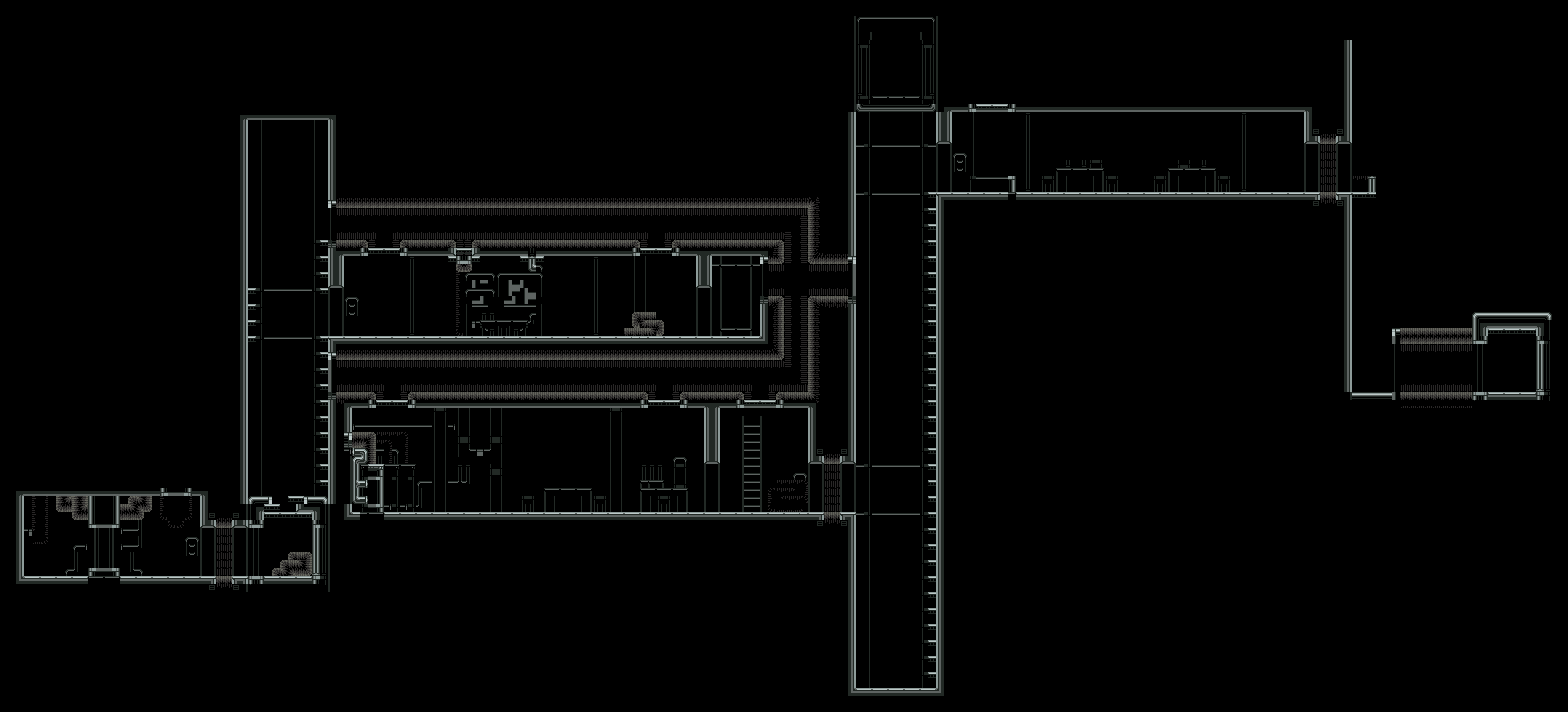

This is a level from a 2D game, rendered from its Tiled map with the project's own tilesets. A one-line summary and the map file follow, with tile-layer data summarised:
An orthogonal 196x89 tile map with 8x8 px tiles, 3 tile layers (Background, BlockCollide, Platforms) and 20 objects (9x doorSpawn, 8x enemySpawn, playerSpawn, corpseSpawn, levelEnd).

<map version="1.10" tiledversion="1.10.2" orientation="orthogonal" renderorder="right-down" width="196" height="89" tilewidth="8" tileheight="8" infinite="0" nextlayerid="7" nextobjectid="52">
 <editorsettings>
  <export target="firstLevel.json" format="json" />
 </editorsettings>
 <tileset firstgid="1" name="thirteenTile" tilewidth="8" tileheight="8" tilecount="4096" columns="64">
  <image source="thirteenTile.png" width="512" height="512" />
  <tile id="0">
   <properties>
    <property name="collides" type="bool" value="true" />
   </properties>
  </tile>
  <tile id="1">
   <properties>
    <property name="collides" type="bool" value="true" />
   </properties>
  </tile>
  <tile id="2">
   <properties>
    <property name="collides" type="bool" value="true" />
   </properties>
  </tile>
  <tile id="3">
   <properties>
    <property name="collides" type="bool" value="true" />
   </properties>
  </tile>
  <tile id="4">
   <properties>
    <property name="collides" type="bool" value="true" />
   </properties>
  </tile>
  <tile id="7">
   <properties>
    <property name="collides" type="bool" value="true" />
   </properties>
  </tile>
  <tile id="8">
   <properties>
    <property name="collides" type="bool" value="true" />
   </properties>
  </tile>
  <tile id="9">
   <properties>
    <property name="collides" type="bool" value="true" />
   </properties>
  </tile>
  <tile id="10">
   <properties>
    <property name="collides" type="bool" value="true" />
   </properties>
  </tile>
  <tile id="11">
   <properties>
    <property name="collides" type="bool" value="true" />
   </properties>
  </tile>
  <tile id="64">
   <properties>
    <property name="collides" type="bool" value="true" />
   </properties>
  </tile>
  <tile id="65">
   <properties>
    <property name="collides" type="bool" value="true" />
   </properties>
  </tile>
  <tile id="66">
   <properties>
    <property name="collides" type="bool" value="true" />
   </properties>
  </tile>
  <tile id="67">
   <properties>
    <property name="collides" type="bool" value="true" />
   </properties>
  </tile>
  <tile id="68">
   <properties>
    <property name="collides" type="bool" value="true" />
   </properties>
  </tile>
  <tile id="71">
   <properties>
    <property name="collides" type="bool" value="true" />
   </properties>
  </tile>
  <tile id="72">
   <properties>
    <property name="collides" type="bool" value="true" />
   </properties>
  </tile>
  <tile id="73">
   <properties>
    <property name="collides" type="bool" value="true" />
   </properties>
  </tile>
  <tile id="74">
   <properties>
    <property name="collides" type="bool" value="true" />
   </properties>
  </tile>
  <tile id="75">
   <properties>
    <property name="collides" type="bool" value="true" />
   </properties>
  </tile>
  <tile id="128">
   <properties>
    <property name="collides" type="bool" value="true" />
   </properties>
  </tile>
  <tile id="129">
   <properties>
    <property name="collides" type="bool" value="true" />
   </properties>
  </tile>
  <tile id="130">
   <properties>
    <property name="collides" type="bool" value="true" />
   </properties>
  </tile>
  <tile id="131">
   <properties>
    <property name="collides" type="bool" value="true" />
   </properties>
  </tile>
  <tile id="132">
   <properties>
    <property name="collides" type="bool" value="true" />
   </properties>
  </tile>
  <tile id="135">
   <properties>
    <property name="collides" type="bool" value="true" />
   </properties>
  </tile>
  <tile id="136">
   <properties>
    <property name="collides" type="bool" value="true" />
   </properties>
  </tile>
  <tile id="137">
   <properties>
    <property name="collides" type="bool" value="true" />
   </properties>
  </tile>
  <tile id="138">
   <properties>
    <property name="collides" type="bool" value="true" />
   </properties>
  </tile>
  <tile id="139">
   <properties>
    <property name="collides" type="bool" value="true" />
   </properties>
  </tile>
  <tile id="192">
   <properties>
    <property name="collides" type="bool" value="true" />
    <property name="platform" type="bool" value="true" />
   </properties>
  </tile>
  <tile id="193">
   <properties>
    <property name="collides" type="bool" value="true" />
    <property name="platform" type="bool" value="true" />
   </properties>
  </tile>
  <tile id="199">
   <properties>
    <property name="collides" type="bool" value="true" />
    <property name="platform" type="bool" value="true" />
   </properties>
  </tile>
  <tile id="200">
   <properties>
    <property name="collides" type="bool" value="true" />
    <property name="platform" type="bool" value="true" />
   </properties>
  </tile>
  <tile id="384">
   <properties>
    <property name="collides" type="bool" value="true" />
   </properties>
  </tile>
  <tile id="385">
   <properties>
    <property name="collides" type="bool" value="true" />
   </properties>
  </tile>
  <tile id="386">
   <properties>
    <property name="collides" type="bool" value="true" />
   </properties>
  </tile>
  <tile id="387">
   <properties>
    <property name="collides" type="bool" value="true" />
   </properties>
  </tile>
  <tile id="388">
   <properties>
    <property name="collides" type="bool" value="true" />
   </properties>
  </tile>
  <tile id="391">
   <properties>
    <property name="collides" type="bool" value="true" />
   </properties>
  </tile>
  <tile id="392">
   <properties>
    <property name="collides" type="bool" value="true" />
   </properties>
  </tile>
  <tile id="393">
   <properties>
    <property name="collides" type="bool" value="true" />
   </properties>
  </tile>
  <tile id="394">
   <properties>
    <property name="collides" type="bool" value="true" />
   </properties>
  </tile>
  <tile id="395">
   <properties>
    <property name="collides" type="bool" value="true" />
   </properties>
  </tile>
  <tile id="448">
   <properties>
    <property name="collides" type="bool" value="true" />
   </properties>
  </tile>
  <tile id="449">
   <properties>
    <property name="collides" type="bool" value="true" />
   </properties>
  </tile>
  <tile id="450">
   <properties>
    <property name="collides" type="bool" value="true" />
   </properties>
  </tile>
  <tile id="451">
   <properties>
    <property name="collides" type="bool" value="true" />
   </properties>
  </tile>
  <tile id="452">
   <properties>
    <property name="collides" type="bool" value="true" />
   </properties>
  </tile>
  <tile id="455">
   <properties>
    <property name="collides" type="bool" value="true" />
   </properties>
  </tile>
  <tile id="456">
   <properties>
    <property name="collides" type="bool" value="true" />
   </properties>
  </tile>
  <tile id="457">
   <properties>
    <property name="collides" type="bool" value="true" />
   </properties>
  </tile>
  <tile id="458">
   <properties>
    <property name="collides" type="bool" value="true" />
   </properties>
  </tile>
  <tile id="459">
   <properties>
    <property name="collides" type="bool" value="true" />
   </properties>
  </tile>
  <tile id="512">
   <properties>
    <property name="collides" type="bool" value="true" />
   </properties>
  </tile>
  <tile id="513">
   <properties>
    <property name="collides" type="bool" value="true" />
   </properties>
  </tile>
  <tile id="514">
   <properties>
    <property name="collides" type="bool" value="true" />
   </properties>
  </tile>
  <tile id="515">
   <properties>
    <property name="collides" type="bool" value="true" />
   </properties>
  </tile>
  <tile id="516">
   <properties>
    <property name="collides" type="bool" value="true" />
   </properties>
  </tile>
  <tile id="519">
   <properties>
    <property name="collides" type="bool" value="true" />
   </properties>
  </tile>
  <tile id="520">
   <properties>
    <property name="collides" type="bool" value="true" />
   </properties>
  </tile>
  <tile id="521">
   <properties>
    <property name="collides" type="bool" value="true" />
   </properties>
  </tile>
  <tile id="522">
   <properties>
    <property name="collides" type="bool" value="true" />
   </properties>
  </tile>
  <tile id="523">
   <properties>
    <property name="collides" type="bool" value="true" />
   </properties>
  </tile>
  <tile id="704">
   <properties>
    <property name="collides" type="bool" value="true" />
   </properties>
  </tile>
  <tile id="705">
   <properties>
    <property name="collides" type="bool" value="true" />
   </properties>
  </tile>
  <tile id="706">
   <properties>
    <property name="collides" type="bool" value="true" />
   </properties>
  </tile>
  <tile id="707">
   <properties>
    <property name="collides" type="bool" value="true" />
   </properties>
  </tile>
  <tile id="708">
   <properties>
    <property name="collides" type="bool" value="true" />
   </properties>
  </tile>
  <tile id="711">
   <properties>
    <property name="collides" type="bool" value="true" />
   </properties>
  </tile>
  <tile id="712">
   <properties>
    <property name="collides" type="bool" value="true" />
   </properties>
  </tile>
  <tile id="713">
   <properties>
    <property name="collides" type="bool" value="true" />
   </properties>
  </tile>
  <tile id="714">
   <properties>
    <property name="collides" type="bool" value="true" />
   </properties>
  </tile>
  <tile id="715">
   <properties>
    <property name="collides" type="bool" value="true" />
   </properties>
  </tile>
  <tile id="768">
   <properties>
    <property name="collides" type="bool" value="true" />
   </properties>
  </tile>
  <tile id="769">
   <properties>
    <property name="collides" type="bool" value="true" />
   </properties>
  </tile>
  <tile id="770">
   <properties>
    <property name="collides" type="bool" value="true" />
   </properties>
  </tile>
  <tile id="771">
   <properties>
    <property name="collides" type="bool" value="true" />
   </properties>
  </tile>
  <tile id="772">
   <properties>
    <property name="collides" type="bool" value="true" />
   </properties>
  </tile>
  <tile id="775">
   <properties>
    <property name="collides" type="bool" value="true" />
   </properties>
  </tile>
  <tile id="776">
   <properties>
    <property name="collides" type="bool" value="true" />
   </properties>
  </tile>
  <tile id="777">
   <properties>
    <property name="collides" type="bool" value="true" />
   </properties>
  </tile>
  <tile id="778">
   <properties>
    <property name="collides" type="bool" value="true" />
   </properties>
  </tile>
  <tile id="779">
   <properties>
    <property name="collides" type="bool" value="true" />
   </properties>
  </tile>
  <tile id="832">
   <properties>
    <property name="collides" type="bool" value="true" />
   </properties>
  </tile>
  <tile id="833">
   <properties>
    <property name="collides" type="bool" value="true" />
   </properties>
  </tile>
  <tile id="834">
   <properties>
    <property name="collides" type="bool" value="true" />
   </properties>
  </tile>
  <tile id="835">
   <properties>
    <property name="collides" type="bool" value="true" />
   </properties>
  </tile>
  <tile id="836">
   <properties>
    <property name="collides" type="bool" value="true" />
   </properties>
  </tile>
  <tile id="839">
   <properties>
    <property name="collides" type="bool" value="true" />
   </properties>
  </tile>
  <tile id="840">
   <properties>
    <property name="collides" type="bool" value="true" />
   </properties>
  </tile>
  <tile id="841">
   <properties>
    <property name="collides" type="bool" value="true" />
   </properties>
  </tile>
  <tile id="842">
   <properties>
    <property name="collides" type="bool" value="true" />
   </properties>
  </tile>
  <tile id="843">
   <properties>
    <property name="collides" type="bool" value="true" />
   </properties>
  </tile>
  <tile id="896">
   <properties>
    <property name="collides" type="bool" value="true" />
   </properties>
  </tile>
  <tile id="897">
   <properties>
    <property name="collides" type="bool" value="true" />
   </properties>
  </tile>
  <tile id="898">
   <properties>
    <property name="collides" type="bool" value="true" />
   </properties>
  </tile>
  <tile id="899">
   <properties>
    <property name="collides" type="bool" value="true" />
   </properties>
  </tile>
  <tile id="900">
   <properties>
    <property name="collides" type="bool" value="true" />
   </properties>
  </tile>
  <tile id="903">
   <properties>
    <property name="collides" type="bool" value="true" />
   </properties>
  </tile>
  <tile id="904">
   <properties>
    <property name="collides" type="bool" value="true" />
   </properties>
  </tile>
  <tile id="905">
   <properties>
    <property name="collides" type="bool" value="true" />
   </properties>
  </tile>
  <tile id="906">
   <properties>
    <property name="collides" type="bool" value="true" />
   </properties>
  </tile>
  <tile id="907">
   <properties>
    <property name="collides" type="bool" value="true" />
   </properties>
  </tile>
  <tile id="960">
   <properties>
    <property name="collides" type="bool" value="true" />
   </properties>
  </tile>
  <tile id="961">
   <properties>
    <property name="collides" type="bool" value="true" />
   </properties>
  </tile>
  <tile id="962">
   <properties>
    <property name="collides" type="bool" value="true" />
   </properties>
  </tile>
  <tile id="963">
   <properties>
    <property name="collides" type="bool" value="true" />
   </properties>
  </tile>
  <tile id="964">
   <properties>
    <property name="collides" type="bool" value="true" />
   </properties>
  </tile>
  <tile id="967">
   <properties>
    <property name="collides" type="bool" value="true" />
   </properties>
  </tile>
  <tile id="968">
   <properties>
    <property name="collides" type="bool" value="true" />
   </properties>
  </tile>
  <tile id="969">
   <properties>
    <property name="collides" type="bool" value="true" />
   </properties>
  </tile>
  <tile id="970">
   <properties>
    <property name="collides" type="bool" value="true" />
   </properties>
  </tile>
  <tile id="971">
   <properties>
    <property name="collides" type="bool" value="true" />
   </properties>
  </tile>
  <tile id="1152">
   <properties>
    <property name="collides" type="bool" value="true" />
   </properties>
  </tile>
  <tile id="1153">
   <properties>
    <property name="collides" type="bool" value="true" />
   </properties>
  </tile>
  <tile id="1154">
   <properties>
    <property name="collides" type="bool" value="true" />
   </properties>
  </tile>
  <tile id="1155">
   <properties>
    <property name="collides" type="bool" value="true" />
   </properties>
  </tile>
  <tile id="1156">
   <properties>
    <property name="collides" type="bool" value="true" />
   </properties>
  </tile>
  <tile id="1159">
   <properties>
    <property name="collides" type="bool" value="true" />
   </properties>
  </tile>
  <tile id="1160">
   <properties>
    <property name="collides" type="bool" value="true" />
   </properties>
  </tile>
  <tile id="1161">
   <properties>
    <property name="collides" type="bool" value="true" />
   </properties>
  </tile>
  <tile id="1162">
   <properties>
    <property name="collides" type="bool" value="true" />
   </properties>
  </tile>
  <tile id="1163">
   <properties>
    <property name="collides" type="bool" value="true" />
   </properties>
  </tile>
  <tile id="1216">
   <properties>
    <property name="collides" type="bool" value="true" />
   </properties>
  </tile>
  <tile id="1217">
   <properties>
    <property name="collides" type="bool" value="true" />
   </properties>
  </tile>
  <tile id="1218">
   <properties>
    <property name="collides" type="bool" value="true" />
   </properties>
  </tile>
  <tile id="1219">
   <properties>
    <property name="collides" type="bool" value="true" />
   </properties>
  </tile>
  <tile id="1220">
   <properties>
    <property name="collides" type="bool" value="true" />
   </properties>
  </tile>
  <tile id="1223">
   <properties>
    <property name="collides" type="bool" value="true" />
   </properties>
  </tile>
  <tile id="1224">
   <properties>
    <property name="collides" type="bool" value="true" />
   </properties>
  </tile>
  <tile id="1225">
   <properties>
    <property name="collides" type="bool" value="true" />
   </properties>
  </tile>
  <tile id="1226">
   <properties>
    <property name="collides" type="bool" value="true" />
   </properties>
  </tile>
  <tile id="1227">
   <properties>
    <property name="collides" type="bool" value="true" />
   </properties>
  </tile>
  <tile id="1280">
   <properties>
    <property name="collides" type="bool" value="true" />
   </properties>
  </tile>
  <tile id="1281">
   <properties>
    <property name="collides" type="bool" value="true" />
   </properties>
  </tile>
  <tile id="1282">
   <properties>
    <property name="collides" type="bool" value="true" />
   </properties>
  </tile>
  <tile id="1283">
   <properties>
    <property name="collides" type="bool" value="true" />
   </properties>
  </tile>
  <tile id="1284">
   <properties>
    <property name="collides" type="bool" value="true" />
   </properties>
  </tile>
  <tile id="1287">
   <properties>
    <property name="collides" type="bool" value="true" />
   </properties>
  </tile>
  <tile id="1288">
   <properties>
    <property name="collides" type="bool" value="true" />
   </properties>
  </tile>
  <tile id="1289">
   <properties>
    <property name="collides" type="bool" value="true" />
   </properties>
  </tile>
  <tile id="1290">
   <properties>
    <property name="collides" type="bool" value="true" />
   </properties>
  </tile>
  <tile id="1291">
   <properties>
    <property name="collides" type="bool" value="true" />
   </properties>
  </tile>
  <tile id="1344">
   <properties>
    <property name="collides" type="bool" value="true" />
   </properties>
  </tile>
  <tile id="1345">
   <properties>
    <property name="collides" type="bool" value="true" />
   </properties>
  </tile>
  <tile id="1346">
   <properties>
    <property name="collides" type="bool" value="true" />
   </properties>
  </tile>
  <tile id="1347">
   <properties>
    <property name="collides" type="bool" value="true" />
   </properties>
  </tile>
  <tile id="1351">
   <properties>
    <property name="collides" type="bool" value="true" />
   </properties>
  </tile>
  <tile id="1352">
   <properties>
    <property name="collides" type="bool" value="true" />
   </properties>
  </tile>
  <tile id="1353">
   <properties>
    <property name="collides" type="bool" value="true" />
   </properties>
  </tile>
  <tile id="1354">
   <properties>
    <property name="collides" type="bool" value="true" />
   </properties>
  </tile>
 </tileset>
 <layer id="2" name="Background" width="196" height="89">
  <data>[17444 cells, 4678 non-empty, 60 distinct tile ids]</data>
 </layer>
 <layer id="1" name="BlockCollide" width="196" height="89">
  <data>[17444 cells, 4166 non-empty, 91 distinct tile ids]</data>
 </layer>
 <layer id="6" name="Platforms" width="196" height="89">
  <data>[17444 cells, 111 non-empty, 4 distinct tile ids]</data>
 </layer>
 <objectgroup id="4" name="Objects">
  <!-- 20 objects omitted --></objectgroup>
</map>
<!-- 20 of 20 objects omitted -->
